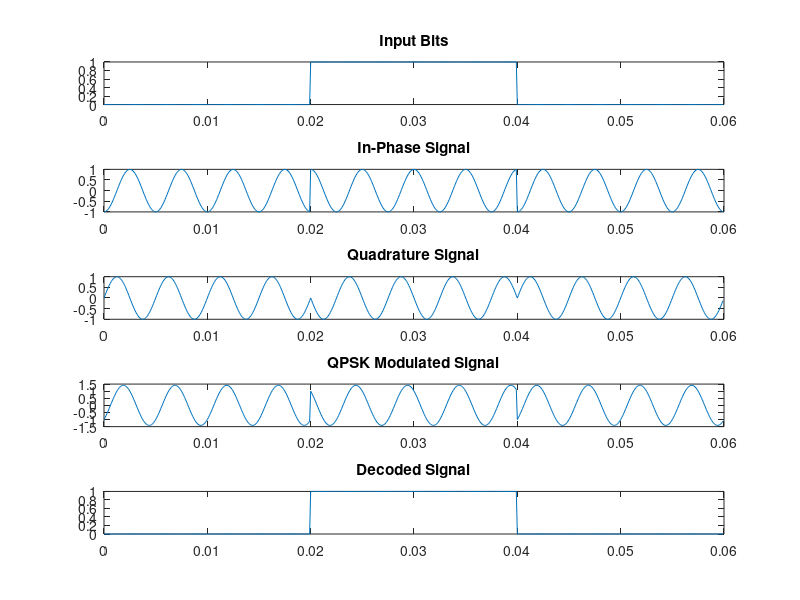

The MATLAB script that drew this image:

clc; clear; close all;

N = input('Enter even number of bits: ');
snr = input('Enter SNR: ');

if mod(N,2), N=N+1; end
b = randi([0 1],1,N);

Rb = 100;
fs = 100*Rb;
fc = 2*Rb;
spb = fs/Rb;
sps = 2*spb;

t = (0:sps-1)/fs;
tt = (0:N*sps/2-1)/fs;

I = repelem(2*b(1:2:end)-1,sps);
Q = repelem(2*b(2:2:end)-1,sps);

I_mod = I.*cos(2*pi*fc*tt);
Q_mod = -Q.*sin(2*pi*fc*tt);
s = I_mod+Q_mod;

r = awgn(s,snr,'measured');

for k=1:N/2
    idx=(k-1)*sps+1:k*sps;
    a(k)=sum(r(idx).*cos(2*pi*fc*t));
    c(k)=sum(r(idx).*(-sin(2*pi*fc*t)));
end

rx=zeros(1,N);
rx(1:2:end)=a>0;
rx(2:2:end)=c>0;

y=repelem(rx,spb);

subplot(5,1,1); plot(tt,repelem(b,spb)); title('Input Bits');
subplot(5,1,2); plot(tt,I_mod); title('In-Phase Signal');
subplot(5,1,3); plot(tt,Q_mod); title('Quadrature Signal');
subplot(5,1,4); plot(tt,s); title('QPSK Modulated Signal');
subplot(5,1,5); plot(tt,y); title('Decoded Signal');

disp(['Received Bits: ',char(rx+'0')]);
disp(['Bit Errors: ',num2str(sum(b~=rx))]);
